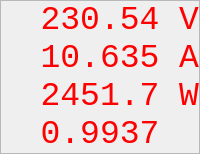
                              <widget class="QFrame" name="frame_pms_display">
                               <property name="maximumSize">
                                <size>
                                 <width>300</width>
                                 <height>16777215</height>
                                </size>
                               </property>
                               <property name="styleSheet">
                                <string notr="true">border: 2px solid black;
border-radius: 10px;
background-color: rgb(29,34, 44);
QLabel{
	font-family: &quot;Calibri&quot;
}</string>
                               </property>
                               <property name="frameShape">
                                <enum>QFrame::StyledPanel</enum>
                               </property>
                               <property name="frameShadow">
                                <enum>QFrame::Raised</enum>
                               </property>
                               <layout class="QVBoxLayout" name="verticalLayout_16">
                                <property name="spacing">
                                 <number>0</number>
                                </property>
                                <property name="leftMargin">
                                 <number>0</number>
                                </property>
                                <property name="topMargin">
                                 <number>0</number>
                                </property>
                                <property name="rightMargin">
                                 <number>0</number>
                                </property>
                                <property name="bottomMargin">
                                 <number>0</number>
                                </property>
                                <item>
                                 <widget class="QLabel" name="label_pms_display_a">
                                  <property name="font">
                                   <font>
                                    <family>Consolas</family>
                                    <pointsize>25</pointsize>
                                    <weight>50</weight>
                                    <italic>false</italic>
                                    <bold>false</bold>
                                    <kerning>false</kerning>
                                   </font>
                                  </property>
                                  <property name="styleSheet">
                                   <string notr="true">color: rgb(255, 0, 0);</string>
                                  </property>
                                  <property name="text">
                                   <string>230.54 V</string>
                                  </property>
                                  <property name="alignment">
                                   <set>Qt::AlignRight|Qt::AlignTrailing|Qt::AlignVCenter</set>
                                  </property>
                                 </widget>
                                </item>
                                <item>
                                 <widget class="QLabel" name="label_pms_display_b">
                                  <property name="font">
                                   <font>
                                    <family>Consolas</family>
                                    <pointsize>25</pointsize>
                                    <weight>50</weight>
                                    <italic>false</italic>
                                    <bold>false</bold>
                                    <kerning>false</kerning>
                                   </font>
                                  </property>
                                  <property name="styleSheet">
                                   <string notr="true">color: rgb(255, 0, 0);</string>
                                  </property>
                                  <property name="text">
                                   <string>10.635 A</string>
                                  </property>
                                  <property name="alignment">
                                   <set>Qt::AlignRight|Qt::AlignTrailing|Qt::AlignVCenter</set>
                                  </property>
                                 </widget>
                                </item>
                                <item>
                                 <widget class="QLabel" name="label_pms_display_c">
                                  <property name="font">
                                   <font>
                                    <family>Consolas</family>
                                    <pointsize>25</pointsize>
                                    <weight>50</weight>
                                    <italic>false</italic>
                                    <bold>false</bold>
                                    <kerning>false</kerning>
                                   </font>
                                  </property>
                                  <property name="styleSheet">
                                   <string notr="true">color: rgb(255, 0, 0);</string>
                                  </property>
                                  <property name="text">
                                   <string>2451.7 W</string>
                                  </property>
                                  <property name="alignment">
                                   <set>Qt::AlignRight|Qt::AlignTrailing|Qt::AlignVCenter</set>
                                  </property>
                                 </widget>
                                </item>
                                <item>
                                 <widget class="QLabel" name="label_pms_display_d">
                                  <property name="font">
                                   <font>
                                    <family>Consolas</family>
                                    <pointsize>25</pointsize>
                                    <weight>50</weight>
                                    <italic>false</italic>
                                    <bold>false</bold>
                                    <kerning>false</kerning>
                                   </font>
                                  </property>
                                  <property name="styleSheet">
                                   <string notr="true">color: rgb(255, 0, 0);</string>
                                  </property>
                                  <property name="text">
                                   <string>0.9937  </string>
                                  </property>
                                  <property name="alignment">
                                   <set>Qt::AlignRight|Qt::AlignTrailing|Qt::AlignVCenter</set>
                                  </property>
                                 </widget>
                                </item>
                               </layout>
                              </widget>
